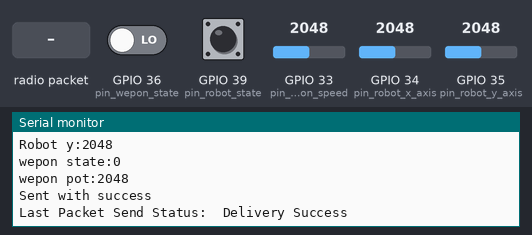
A program run on a simulated ESP32. Shown: the last lines printed to the serial monitor. The inputs (shaded band) are chosen by the test bench; at power-on: GPIO 33 (pin_wepon_speed) = 2048, GPIO 34 (pin_robot_x_axis) = 2048, GPIO 35 (pin_robot_y_axis) = 2048, GPIO 36 (pin_wepon_state) LOW, GPIO 39 (pin_robot_state) LOW.

Above: at 1.2 s.
1.3 s: radio packet "1" arrives
At 1.7 s:
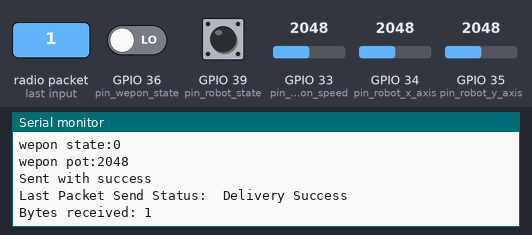
2.8 s: GPIO 33 (pin_wepon_speed) set to 2866
At 3.5 s:
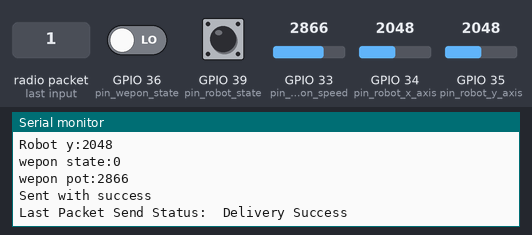

The program:

main.cpp
```cpp
#include <Arduino.h>
//sending data
#include <esp_now.h>
#include <WiFi.h>

#include <Wire.h>

// put function declarations here:
#define pin_robot_state 39
#define pin_robot_x_axis 34
#define pin_robot_y_axis 35
#define pin_wepon_state 36
#define pin_wepon_speed 33


uint8_t broadcastAddress[] = {0x7C, 0x9E, 0xBD, 0x66, 0x5D, 0x38};


struct struct_message
{
  int message_robot_x_axis;
  int message_robot_y_axis;
  bool message_robot_speed;
  bool message_robot_state;
  bool message_wepon_state;
  int message_wepon_speed;
};
struct robot_values
{
  bool state;
  int y_axis;
  int x_axis;
};
struct wepon_values
{
  bool state;
  int speed;
};

struct_message conntroller_message;
struct_message inncomming_message;

robot_values robot;
wepon_values wepon;

String success;
esp_now_peer_info_t peerInfo;

void OnDataSent(const uint8_t *mac_addr, esp_now_send_status_t status) {
  Serial.print("\r\nLast Packet Send Status:\t");
  Serial.println(status == ESP_NOW_SEND_SUCCESS ? "Delivery Success" : "Delivery Fail");
  if (status ==0){
    success = "Delivery Success :)";
  }
  else{
    success = "Delivery Fail :(";
  }
}

void update_data(){
  robot.state =  digitalRead(pin_robot_state);
  robot.x_axis = analogRead(pin_robot_x_axis);
  robot.y_axis = analogRead(pin_robot_y_axis);
  wepon.state= digitalRead(pin_wepon_state);
  wepon.speed = analogRead(pin_wepon_speed);
}

void update_struct(){
  conntroller_message.message_robot_state = (robot.state);
  conntroller_message.message_robot_x_axis = robot.x_axis;
  conntroller_message.message_robot_y_axis = robot.y_axis;
  conntroller_message.message_wepon_state = (wepon.state);
  conntroller_message.message_wepon_speed = wepon.speed;
}

void print_values(){
  Serial.print("Robot state:"); Serial.println(robot.state);
  Serial.print("Robot x:"); Serial.println(robot.x_axis);
  Serial.print("Robot y:"); Serial.println(robot.y_axis);
  Serial.print("wepon state:"); Serial.println(wepon.state);
  Serial.print("wepon pot:"); Serial.println(wepon.speed);
}

void OnDataRecv(const uint8_t * mac, const uint8_t *incomingData, int len) {
  memcpy(&inncomming_message, incomingData, sizeof(inncomming_message));
  Serial.print("Bytes received: ");
  Serial.println(len);
}


void setup() {
  // put your setup code here, to run once:
  Serial.begin(115200);

  pinMode(pin_robot_state, INPUT);
  pinMode(pin_robot_x_axis, INPUT);
  pinMode(pin_robot_y_axis, INPUT);
  pinMode(pin_wepon_state, INPUT);
  pinMode(pin_wepon_speed, INPUT);

  WiFi.mode(WIFI_STA);

  // Init ESP-NOW
  if (esp_now_init() != ESP_OK) {
    Serial.println("Error initializing ESP-NOW");
    return;
  }

  // Once ESPNow is successfully Init, we will register for Send CB to
  // get the status of Trasnmitted packet
  esp_now_register_send_cb(OnDataSent);

  // Register peer
  memcpy(peerInfo.peer_addr, broadcastAddress, 6);
  peerInfo.channel = 0;
  peerInfo.encrypt = false;

  // Add peer
  if (esp_now_add_peer(&peerInfo) != ESP_OK){
    Serial.println("Failed to add peer");
    return;
  }
  // Register for a callback function that will be called when data is received
  esp_now_register_recv_cb(OnDataRecv);

}

void loop() {
  update_data();
  update_struct();
  print_values();

  esp_err_t result = esp_now_send(broadcastAddress, (uint8_t *) &conntroller_message, sizeof(conntroller_message));

  if (result == ESP_OK) {
    Serial.println("Sent with success");
  }
  else {
    Serial.println("Error sending the data");
  }

  delay(1000);
}
```

reciver.cpp
```cpp
//sending data
#include <Arduino.h>
#include <esp_now.h>
#include <WiFi.h>

#include <Wire.h>
// REPLACE WITH THE MAC Address of your receiver
//sender venstre
uint8_t broadcastAddress[] = {0x0C, 0x8B, 0x95, 0x76, 0x81, 0xA0};

//reciver høyre
//uint8_t broadcastAddress[] = {0x7C, 0x9E, 0xBD, 0x66, 0x5D, 0x38};


// Variable to store if sending data was successful
String success;

//Structure example to send data
//Must match the receiver structure
struct struct_message
{
  int message_robot_x_axis;
  int message_robot_y_axis;
  bool message_robot_state;
  bool message_wepon_state;
  int message_wepon_speed;
};

struct_message inncomming_controller_message;
struct_message sending_message;

esp_now_peer_info_t peerInfo;

void print_values(){
  Serial.print("Robot state:"); Serial.println(inncomming_controller_message.message_robot_state);
  Serial.print("Robot x:"); Serial.println(inncomming_controller_message.message_robot_x_axis);
  Serial.print("Robot y:"); Serial.println(inncomming_controller_message.message_robot_y_axis);
  Serial.print("wepon state:"); Serial.println(inncomming_controller_message.message_wepon_state);
  Serial.print("wepon pot:"); Serial.println(inncomming_controller_message.message_wepon_speed);
}

// Callback when data is received
void OnDataRecv(const uint8_t * mac, const uint8_t *incomingData, int len) {
  memcpy(&inncomming_controller_message, incomingData, sizeof(inncomming_controller_message));
  Serial.print("Bytes received: ");
  Serial.println(len);
  print_values();
}

void setup() {
  // Init Serial Monitor
  Serial.begin(115200);

  // Set device as a Wi-Fi Station
  WiFi.mode(WIFI_STA);

  // Init ESP-NOW
  if (esp_now_init() != ESP_OK) {
    Serial.println("Error initializing ESP-NOW");
    return;
  }

  // Register for a callback function that will be called when data is received
  esp_now_register_recv_cb(OnDataRecv);
}

void loop() {

  delay(1000);
}
```

Measured:
- after the input at 1.3 s, the serial monitor: prints a new line at once (image 1)
- after the input at 2.8 s, the serial monitor: prints a new line after 0.21 s (image 2)
